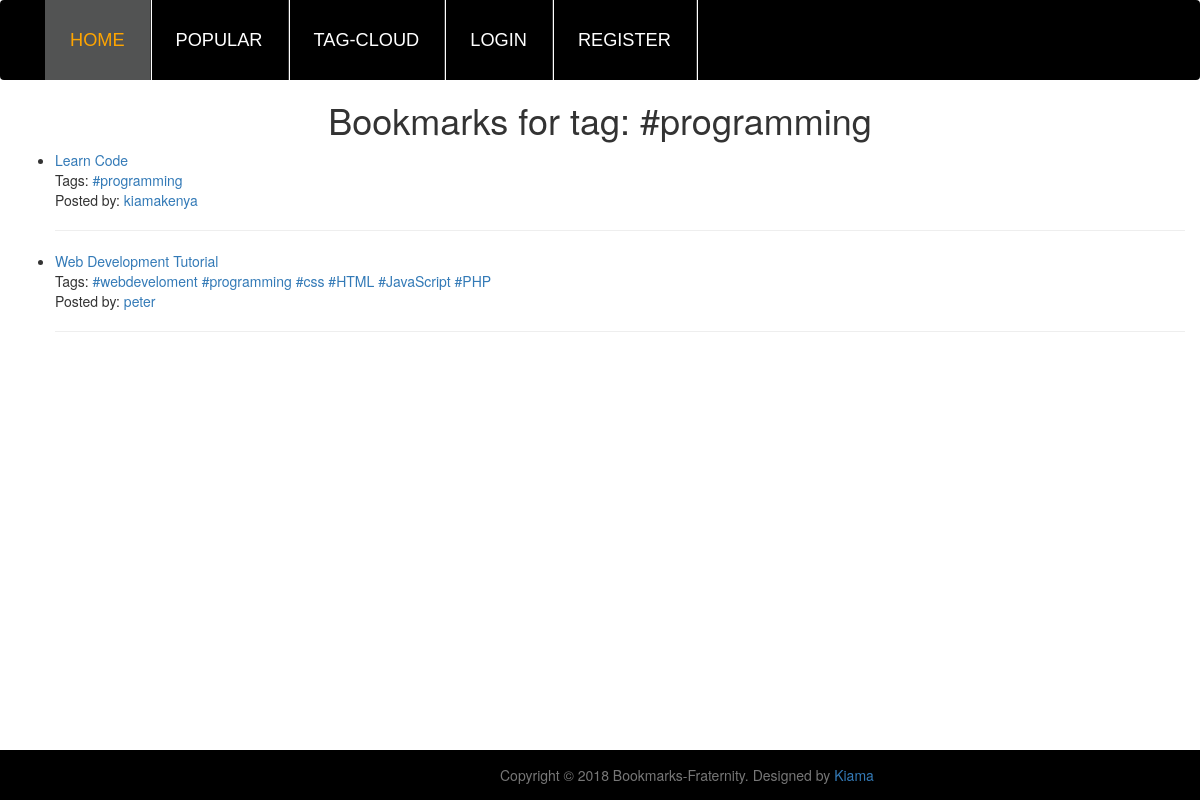
The page /tag/#programming/ on the database its author committed.
### bookmarks/models.py (models this page shows, shortened)
class Tag(models.Model):
	name = models.CharField(max_length=64, unique=True)
	bookmark = models.ManyToManyField(Bookmark)

class Bookmark(models.Model):
	title = models.CharField(max_length=200)
	user = models.ForeignKey(User, on_delete=models.CASCADE,)
	link = models.ForeignKey(Link, on_delete=models.CASCADE,)
	class Admin:
		list_display = ('title', 'link', 'user')
		list_filter = ('user',)
		ordering = ('title',)
		search_fields = ('title',)

### bookmarks/views.py (the view)
# urls.py: url(r'^tag/([^\s]+)/$', views.tag_page, name='tag_page'),
def tag_page(request, tag_name):
	tag = get_object_or_404(Tag, name=tag_name)
	bookmarks = tag.bookmark.order_by('-id')
	variables = dict({
		'bookmarks': bookmarks,
		'tag_name': tag_name,
		'show_tags': True,
		'show_user': True,
		'user': request.user
	})
	return render_to_response('tag_page.html', variables)

### bookmarks/templates/tag_page.html (shortened to what this page needs)
{% extends "base.html" %}
{% block head %}
Bookmarks for tag: {{ tag_name|escape }}
{% endblock %}
{% block content %}
{% include "bookmark_list.html" %}
{% endblock %}

### bookmarks/templates/bookmark_list.html (shortened to what this page needs)
{% if bookmarks %}
	<ul class="bookmarks">
		{% for bookmark in bookmarks %}
			<li>
				<a href="{{ bookmark.link.url|escape }}" class="title">
					{{ bookmark.title|escape }}</a>
				<br />
	{% if show_tags %}
	Tags:
	{% if bookmark.tag_set.all %}
	<ul class="tags">
	{% for tag in bookmark.tag_set.all %}
	<li><a href="/tag/{{ tag.name|urlencode }}/">
	{{ tag.name|escape }}</a></li>
	{% endfor %}
	</ul>
	{% else %}
	None.
	{% endif %}
	<br />
	{% endif %}
	{% if show_user %}
	Posted by:
	<a href="/user/{{ bookmark.user.username }}/"
	class="username">
	{{ bookmark.user.username }}</a>
	{% endif %}
	</li>
	<hr>
	{% endfor %}
	</ul>
{% else %}
<p>No bookmarks found.</p>
{% endif %}

### bookmarks/static/css/bookmarks.css (style rules this page uses)
ul.tags, ul.tags li { display: inline; margin: 0; padding: 0; }

### rows shown on the page
Tag: name "#programming"
Bookmark: title "Learn Code", user.username "kiamakenya"
Bookmark: title "Web Development Tutorial", user.username "peter"
Tag: name "#webdeveloment"
Tag: name "#css"
Tag: name "#HTML"
Tag: name "#JavaScript"
Tag: name "#PHP"
